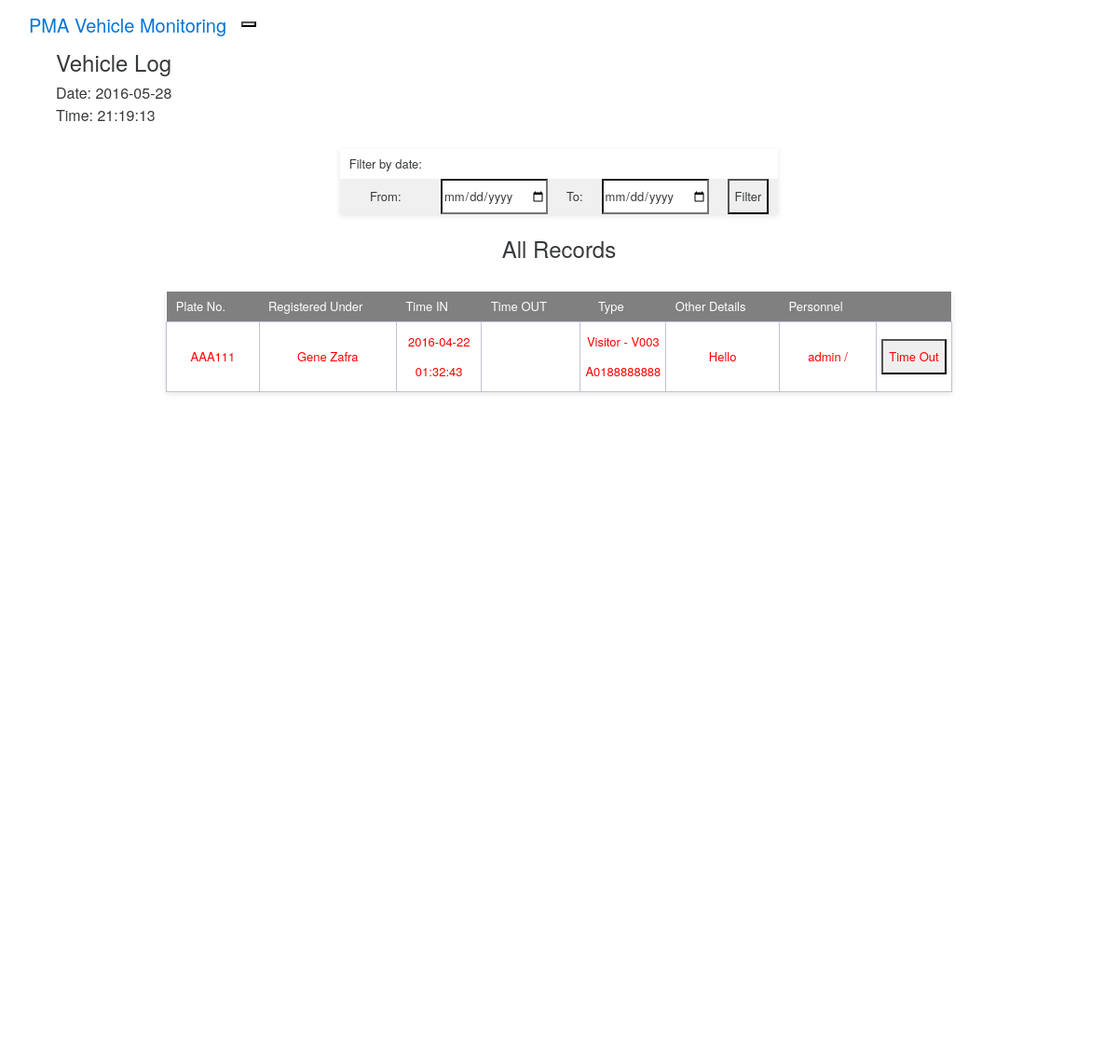
The page /pma-vrmsClient/client_afterfive.php (signed in) on the database its author committed.
### tables this page shows
CREATE TABLE IF NOT EXISTS `client_log` (
  `tid` int(11) NOT NULL AUTO_INCREMENT,
  `plateNum` varchar(7) NOT NULL,
  `owner` varchar(50) NOT NULL,
  `dateIn` date NOT NULL,
  `timein` time NOT NULL,
  `dateOut` date NOT NULL,
  `timeout` time NOT NULL,
  `type` varchar(15) NOT NULL,
  `licenseNo` varchar(11) NOT NULL,
  `details` varchar(300) NOT NULL,
  `flag` int(11) NOT NULL,
  `vid` varchar(10) NOT NULL,
  `pIN` varchar(50) NOT NULL,
  `pOUT` varchar(50) NOT NULL,
  PRIMARY KEY (`tid`)
);

### pma-vrmsClient/client_afterfive.php (the view, shortened to what this page needs)
<?php
	$d = date("Y-m-d");
	$t = date("H:i:s");
	require_once('connect.php');
	$sr = "All Records";
	if(strtotime(date("H:i:s"))>strtotime('16:59:59')){
		$query1 = "SELECT * FROM client_log WHERE flag=1 and type='Visitor' ORDER BY tid desc";
		$results = mysqli_query($conn, $query1);
	}else{
		$query1 = "SELECT * FROM client_log WHERE flag=3";
		$results = mysqli_query($conn, $query1);
	}
?>
<!DOCTYPE html>
<html>
	<head>
		<link href='index.css' rel='stylesheet' type='text/css' />
		<link href='format.css' rel='stylesheet' type='text/css' />
		<link href='ext/bootstrap/css/bootstrap.min.css' rel='stylesheet' type='text/css' />
		<link rel="stylesheet" type="text/css" href="clientcss/tablesort.css">
	</head>
	<body>
		<?php include('client_header.php'); ?>
		<div class="panel panel-default panel-border">
		<div class="panel-heading">
			<h4>Vehicle Log</h4>Date: <?php echo $d . "<br>Time: " . $t; ?>
		</div>
		<div class='container'>
			<div class='row'>
				<div class='col-md-12' align="center">
					<br>
					<form method="POST" action="" id="client_viewlog.php">
						<table id="search">
							<tr><td>Filter by date:</td></tr>
							<tr><td>From: </td><td><input type="date" name="sdate" /></td>
								<td>To: </td><td><input type="date" name="edate" /></td>
							<td><button type="submit" form="client_afterfive.php">
								<span class="glyphicon glyphicon-search"> Filter</span>
								</button></td></tr>
						</table>
					</form>
					<br>
					<h4> <?php echo $sr; ?></h4>
					<br/>
					<div id="view" style="overflow-y:auto;">
					<?php
								echo "<table align='center' class='table-sort table-sort-search table-sort-show-search-count'><thead><tr><th class='table-sort'>Plate No. </th><th class='table-sort'>Registered Under</th><th class='table-sort'>Time IN</th><th class='table-sort'>Time OUT</th><th class='table-sort'>Type</th><th class='table-sort'>Other Details</th><th class='table-sort'>Personnel</th><th class='table-sort'></th></tr></thead>";
								if(mysqli_num_rows($results) >= 1){
										while($row = mysqli_fetch_assoc($results)){
											$tid = $row['tid'];
											$a = $row['plateNum'];
											$b = $row['owner'];
											$c = $row['dateIn'];
											$d = $row['timein'];
											$e = $row['dateOut'];
											$g = $row['type'];
											$h = $row['licenseNo'];
											$i = $row['details'];
											$j = $row['vid'];
											$k = $row['pIN'];
											$l = $row['pOUT'];
											if($g=="Visitor"){
												$g = $g . " - ";
											}
											if($e=="0000-00-00"){
												$e=""; $f="";
												if(strtotime(date("H:i:s"))>strtotime('16:59:59') && $e=="" && $g=="Visitor - "){
													echo "<tr><td class='after'> " . $a . "</td>".
														 "<td class='after'>" . $b . "</td>".
														 "<td class='after'>" . $c .  "<br>" . $d ."</td>".
														 "<td class='after'>" . $e .  "<br>" . $f. "</td>".
														 "<td class='after'>" . $g. $j . "<br>" . $h . "</td>".
														 "<td class='after'>" . $i . "</td>".
														 "<td class='after'>" . $k . " / ". $l . "</td>".
														 "<td class='after'><form method='POST' action='timeoutinfo.php'>".
																			"<input type='hidden' name='tid' value='". $tid. "'>".
																			"<input type='hidden' name='vid' value='". $j 	. "'>".
																			"<input type='hidden' name='type' value='". $g 	. "'>".
																			"<input type='hidden' name='plate' value='". $a 	. "'>".
																			"<input type='submit' value='Time Out'> </form></td></tr>";
												}
											}
									}
									echo "</table>";
									}else{
										echo "<br> No Records.";
									}
						?>
						</div>
				</div>
			</div>
		</div>
		<br/>
		</div>
		</body>
</html>

### pma-vrmsClient/index.css (style rules this page uses)
.panel-border { margin-left:5%; margin-right:5%; }

### pma-vrmsClient/format.css (style rules this page uses)
td { text-align: center; padding: 5px; word-wrap: break-word; }
td.after { text-align: center; border: 1px solid #c2c2d6; padding: 5px; word-wrap: break-word; color: red; }
table { table-layout: fixed; }
#view { align: center; height: 800px; }

### pma-vrmsClient/clientcss/tablesort.css (style rules this page uses)
table { width : 100% margin-bottom : 10px; border-collapse : collapse; background : #fff; box-shadow : 0 2px 6px rgba(0,0,0,0.1); table-layout : fixed; }
td { word-wrap: break-word; }
th { font-weight : 300; color : #fff; background-image : -webkit-linear-gradient(bottom,rgb(128,128,128), rgb(128,128,128) ); background-image : -moz-linear-gradient(bottom,rgb(128,128,128), rgb(128,128,128) ); background-image : -ms-linear-gradient(bottom,rgb(128,128,128), rgb(128,128,128) ); background-image : linear-gradient(bottom,rgb(128,128,128), rgb(128,128,128) ); -webkit-transition : all 0.3s; -moz-transition : all 0.3s; -ms-transition : all 0.3s; -o-transition : all 0.3s; transition : all 0.3s; }
td,th { padding : 0 10px; font-size : 13px; line-height : 32px; white-space: normal; }
tbody tr:nth-child(even) { background: rgb(240, 240, 240); }
th.table-sort { padding-right : 36px; text-align : center; cursor : pointer; }
th { padding-right : 36px; text-align : center; cursor : pointer; }

### rows shown on the page
client_log: plateNum "AAA111", owner "Gene Zafra", dateIn "2016-04-22", timein "01:32:43", g "Visitor -", vid "V003", licenseNo "A0188888888", details "Hello", pIN "admin"

### other values the page prints
$d "2016-05-28"
$sr "All Records"
